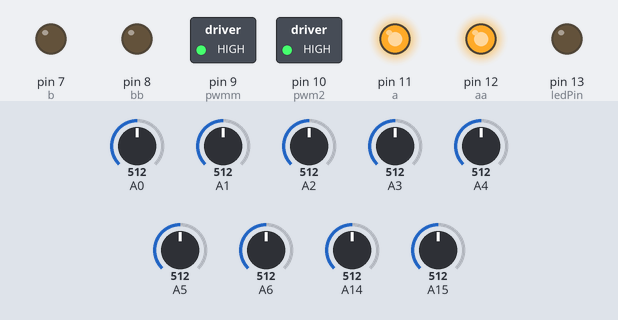
Recording of a sketch running on a simulated Arduino Mega 2560, built with avr-gcc and run on an emulated ATmega2560. Shown: switched loads named in the sketch (green lamp = pin HIGH), output pins drawn as LEDs (lit = HIGH). The test bench sets the inputs (shaded band); at power-on: A0 = 512, A1 = 512, A2 = 512, A3 = 512, A4 = 512, A5 = 512, A6 = 512, A14 = 512, A15 = 512.

Above: at 0.5 s.
At 1.5 s:
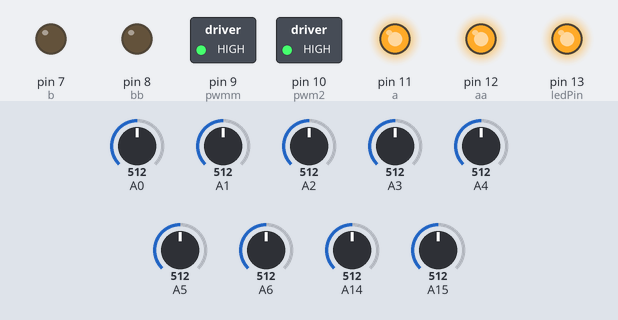
Timing chart, 0 to 3.0 s (numbered marks = the images above):
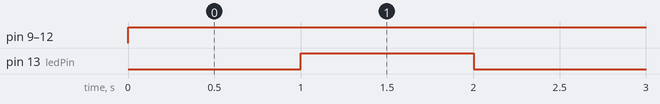

The sketch:

maze.ino
```cpp
#define SERIAL_DEBUG 1

int pwmm=9;
int a=11;
int b=7;
int pwm2=10;
int aa=12;
int bb=8;
int pins[] = {22, 21, 20, 19, 18, 17, 16, 15, 14};
int spd=100;
const int ledPin =  13;
// Variables will change:
int ledState = LOW;             // ledState used to set the LED
long previousMillis = 0;        // will store last time LED was updated
long interval = 1000;
```

debug.ino
```cpp
void debug_sensor(){
  for(int i=0;i<9;i++)
{ Serial.print(analogRead(pins[i]));Serial.print(" ");
  }
  Serial.println();
}
```

function.ino
```cpp
void back()
{
digitalWrite(bb,HIGH);
digitalWrite(aa,LOW);
analogWrite(pwm2,255);
digitalWrite(b,HIGH);
digitalWrite(a,LOW);
analogWrite(pwmm,255);
}
void front()
{
digitalWrite(bb,LOW);
digitalWrite(aa,HIGH);
analogWrite(pwm2,255);
digitalWrite(b,LOW);
digitalWrite(a,HIGH);
analogWrite(pwmm,255);
}
//void rear(){
//   digitalWrite(mot[2], HIGH);
//  digitalWrite(mot[1], LOW);
//  analogWrite(mot[0], spd);
//  digitalWrite(mot2[2], HIGH);
//  digitalWrite(mot2[1], LOW);
//  analogWrite(mot2[0], spd);
//}
//void left()
//{ digitalWrite(mot[2], HIGH);
//  digitalWrite(mot[1], LOW);
//  analogWrite(mot[0], spd);
//  digitalWrite(mot2[2], HIGH);
//  digitalWrite(mot2[1], LOW);
//  analogWrite(mot2[0], 0);
//}
//void right()
//{
//   digitalWrite(mot[2], HIGH);
//  digitalWrite(mot[1], LOW);
//  analogWrite(mot[0], 0);
//  digitalWrite(mot2[2], HIGH);
//  digitalWrite(mot2[1], LOW);
//  analogWrite(mot2[0], spd);
//}
//void brake()
//{
//   digitalWrite(mot[2], HIGH);
//  digitalWrite(mot[1], HIGH);
//  analogWrite(mot[0], 0);
//  digitalWrite(mot2[2], HIGH);
//  digitalWrite(mot2[1], HIGH);
//  analogWrite(mot2[0], 0);
//}
//void stops()
//{ digitalWrite(mot[2], LOW);
//  digitalWrite(mot[1],LOW);
//  analogWrite(mot[0], 0);
//  digitalWrite(mot2[2], LOW);
//  digitalWrite(mot2[1], LOW);
//  analogWrite(mot2[0], 0);
//  }
void blinkwd()
{ unsigned long currentMillis = millis();
  if (currentMillis - previousMillis > interval) {
    // save the last time you blinked the LED
    previousMillis = currentMillis;

    // if the LED is off turn it on and vice-versa:
    if (ledState == LOW)
      ledState = HIGH;
    else
      ledState = LOW;

    // set the LED with the ledState of the variable:
    digitalWrite(ledPin, ledState);
  }
}
```

loop.ino
```cpp
void loop() {
  // put your main code here, to run repeatedly:
  if (SERIAL_DEBUG)
  {
    debug_sensor();
  }
  blinkwd();
  //back();
  front();

}
```

setup.ino
```cpp
void setup() {
  // put your setup code here, to run once:
  pinMode(ledPin, OUTPUT);
  setup_motors();
  setup_sensors();
}
void setup_motors()
{
  pinMode(pwmm,OUTPUT);
  pinMode(a,OUTPUT);
  pinMode(b,OUTPUT);
   pinMode(pwm2,OUTPUT);
  pinMode(aa,OUTPUT);
  pinMode(bb,OUTPUT);
}
void setup_sensors() {
  for (int i = 0; i < 5; i++)
    pinMode(pins[i], INPUT);
}
```

Measured:
- by itself, pin 9 (pwmm), pin 10 (pwm2), pin 11 (a), pin 12 (aa): LOW → HIGH at 0.00 s
- by itself, pin 13 (ledPin): alternates HIGH for 1.0 s and LOW for 1.0 s
